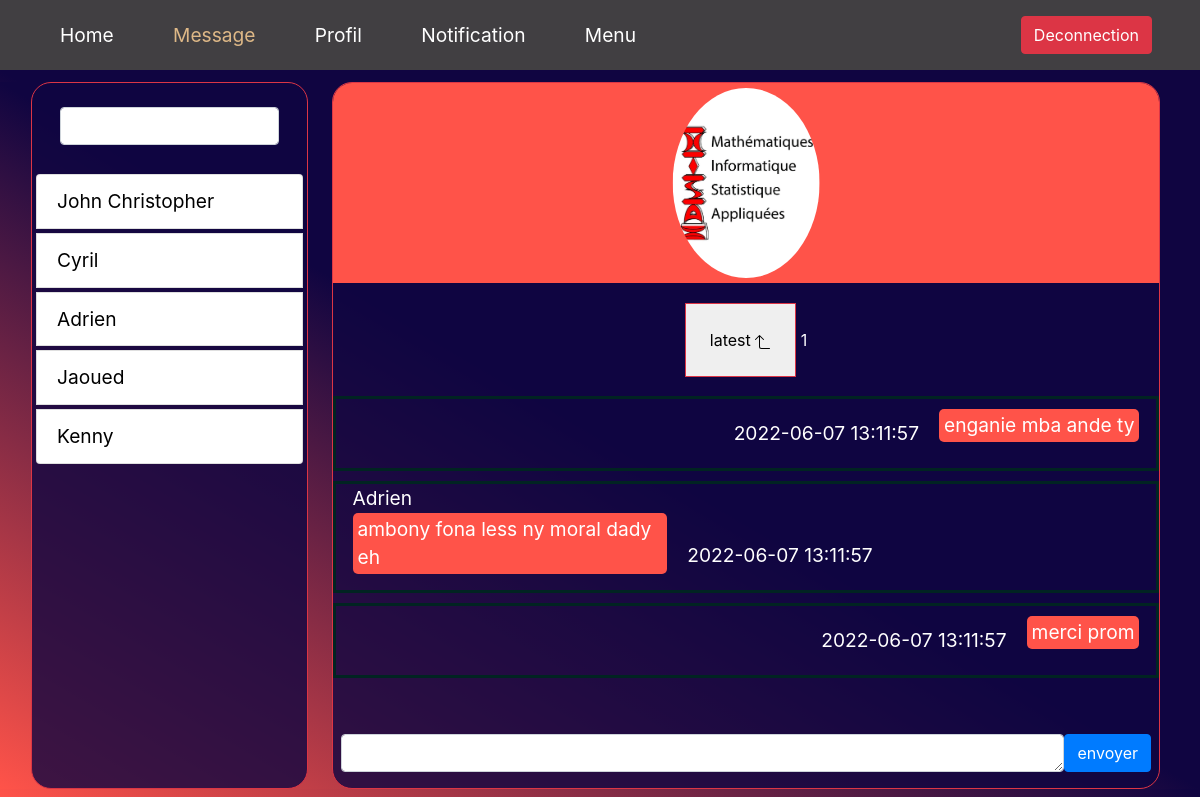
The app's page /index.php?page=Message (signed in), older data.
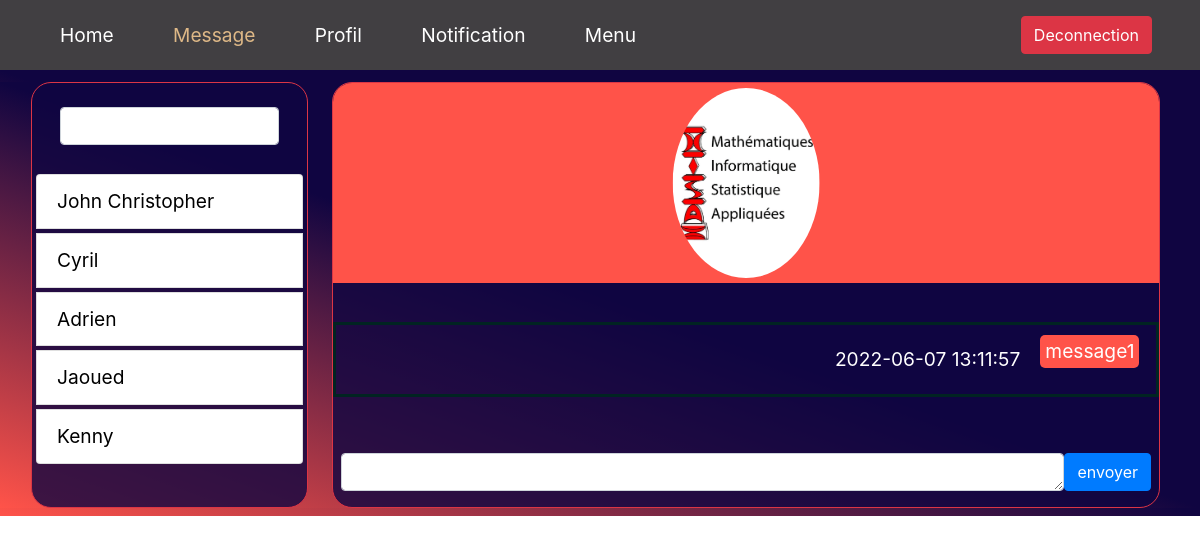
The same page, newer data.
### tables this page shows
CREATE TABLE IF NOT EXISTS `member`
(
    `id_member` INT PRIMARY KEY NOT NULL AUTO_INCREMENT,
    `member_firstname` VARCHAR(65) NOT NULL, 
	`member_lastname` VARCHAR(65) NOT NULL, 
	`member_pseudo` VARCHAR(20) NOT NULL,
    `member_birthdate` DATE NOT NULL, 
	`member_tel` CHAR(10),
    `member_password` CHAR(255) NOT NULL,
    `member_img` CHAR(255) DEFAULT '../assets/DB-img/profil/default.jpg'
);

CREATE TABLE IF NOT EXISTS `message`
(
    `id_message` INT PRIMARY KEY NOT NULL AUTO_INCREMENT,
    `message_content` VARCHAR(65) NOT NULL, 
    `message_date` DATETIME DEFAULT NOW(),
	`id_from` INT  NOT NULL 
);

### index.php (called while the page is built, shortened)
<?php
    include "_config/db.php";
    include_once "_classes/member.php";
if(!isset($_SESSION["UserId"]) || empty($_SESSION["UserId"])){
    if(isset($_GET["page"]) && !empty($_GET["page"]) && !isset($_POST["Deconnection"])){
        $page = "error";
        echo"errorrrrr";
    }
    else{
        $page = "login";
    }
}
else{
    include_once "_classes/message.php";
    if(isset($_GET["page"]) && !empty($_GET["page"])){
        $page = trim(strtolower($_GET["page"]));
    }
    else{
        $page = "home";
    }
}
    include_once "models/".$page."_model.php";
    include_once "views/".$page."_view.php";
?>

### _classes/member.php (called while the page is built, shortened)
<?php
class member
{
    static function getName($id){
        global $db;
        $reqMember = $db->prepare('SELECT member_firstname FROM member WHERE id_member=?');
        $reqMember->execute([$id]);
        return $reqMember->fetch(PDO::FETCH_OBJ);
    }
    static function getAllMember(){
        global $db;
        $reqMembers=$db->prepare('SELECT * FROM member');
        $reqMembers->execute([]);
        return $reqMembers->fetchAll(PDO::FETCH_OBJ);
    }
};

### models/message_model.php (called while the page is built, shortened)
<?php
    $countMessage = Message::getCountMessages();
    $messages = Message::getRecentMessages($indexMessage,$countMessage);
    $users = Member::getAllMember();
?>

### _classes/message.php (called while the page is built, shortened)
<?php
class message
{
    static function getRecentMessages($indexMessage ,$countMessage){
        global $db;
        $reqMessage = $db->prepare("SELECT * FROM `message` WHERE `id_message` BETWEEN ? AND ?  ;");
        $reqMessage->execute([$countMessage-($indexMessage*3)+1,$countMessage-(($indexMessage-1)*3)]);
        return ($reqMessage->fetchAll(PDO::FETCH_OBJ));
    }
    static function getCountMessages(){
        global $db;
        $reqMessage = $db->prepare("SELECT COUNT(*) FROM `message` ;");
        $reqMessage->execute([]);
        return $reqMessage->fetch()[0];
    }
};

### controllers/message_controller.php (called while the page is built, shortened)
<?php
    $indexMessage = $_SESSION["indexMessage"];
?>

### views/message_view.php (the view, shortened to what this page needs)
<!DOCTYPE html>
<html lang="en">
<head>
    <?php include_once "_shared/head.php";?>
</head>
<body>
    <?php include_once "_shared/header.php";?>
<div class="message py-2">
    <div class=" message mt-1">
        <div class="row mx-3">
            <div class="col-sm-3 pr-0 ">
                <div class="block1  border border-danger h-100 px-1">
                    <div class="input-box p-4">
                        <input type="text" class="form-control">
                    </div>
                    <div class="userConnected">
                        <ul class="list-group list-user">
                            <?php foreach ($users as $user): ?>
                            <li class="list-group-item "><?= $user->member_firstname?></li>
                            <?php endforeach;?>
                        </ul>
                    </div>
                </div>
            </div>
            <div class="col-sm-9 px-4  ">
                <div class="block2 border border-danger">
                    <div class=" p-4  mb-1 text-light message-embleme">
                        <img src="../assets/images/logo.jpg" alt="logo">
                    </div>
                    <div class="lastMessage text-center p-3">
                        <?php if(($countMessage-($indexMessage*3)+1)>=3) :?>
                        <form action="" method="post">
                            <button class="p-4 border border-danger" type="submit" name="latestMessage" value=".">
                                latest
                                <img src="../assets/icon/fleche.svg" alt="fleche">
                            </button>
                            <?= $indexMessage ?>
                        </form>
                        <?php endif ;?>
                    </div>
                    <ul class="message-conversation">
                        <?php foreach($messages as $message):?>
                        <li class=<?php Class_reconnaissance($message->id_from) ?> >
                            <div class="message_about">
                                <span><?php if(!is_me($message->id_from)){echo (Member::getName($message->id_from))->member_firstname;}  ?></span>
                                <p><?= $message->message_content ?></p>
                            </div>
                            <span class="message_time"><?= ($message->message_date) ?></span>
                        </li>
                        <?php endforeach ;?>
                    </ul>
                    <div class="lastMessage text-center p-3">
                    </div>
                    <div class="message-form form-group">
                        <form class="m-2" action="" method="post">
                            <div class="d-flex">
                                <textarea  class="form-control" type="text" name="message_content" id="message_content" cols="3" rows="1"></textarea>
                                <button type="submit" class="btn btn-primary" name="btn-message" >envoyer</button>
                            </div>
                        </form>
                    </div>
                </div>
            </div>
        </div>
    </div>
</div>
</body>
</html>

### views/_shared/head.php (shortened to what this page needs)
<link rel="stylesheet" href="../assets/styles/style.css">
<link rel="stylesheet" href="../assets/styles/css_bootstrap/bootstrap.css">

### views/_shared/header.php
<header class="header">
    <ul class="header_nav1">
        <li><a href="index.php?page=Home" <?php if($page=="home"){echo "class='pageOn'";}?> >Home</a></li>
        <li><a href="index.php?page=Message" <?php if($page=="message"){echo "class='pageOn'";}?>>Message</a></li>
        <li><a href="index.php?page=Profil" <?php if($page=="profil"){echo "class='pageOn'";}?>>Profil</a></li>
        <li><a href="index.php?page=Notification" <?php if($page=="notification"){echo "class='pageOn'";}?>>Notification</a></li>
        <li><a href="index.php?page=Menu" <?php if($page=="menu"){echo "class='pageOn'";}?>>Menu</a></li>
    </ul>
    <form action="" method="post">
        <button class="btn btn-danger" name="Deconnection">Deconnection</button>
    </form>
</header>

### _functions/message_function.php
<?php
    function is_me($authorID):bool{
        $booleen= ($authorID===$_SESSION['UserId']) ? true:false;
        return $booleen;
    }
    function Class_reconnaissance($authorID){
    if(is_me($authorID)){
        echo "message-me";
    }
    else{
        echo "message-other";
    }
}

### assets/styles/style.css (style rules this page uses)
* { margin:0; }
ul { list-style: none; padding: 0; }
li { list-style: none; font-size: 1.2rem; padding:0 2%; }
a { text-decoration: none !important; color:white !important; }
.pageOn { color:burlywood !important; }
.header { display:flex; justify-content: space-between; align-items: center; padding:16px 4vw; background: #413F42; color: #fff; }
header>ul { margin:0; }
.header_nav1 { width:50vw; display: flex; justify-content: space-between; }
.message { color:#fff; background-image:linear-gradient(to bottom left,#100541,#100541,#ff5349) ; }
.block1 ,.block2 { background: rgba(16, 5, 65, 0.801); border-radius: 20px; overflow: hidden; }
.list-user >li { color:black; margin-top: 5px; }
.message-embleme { width:100%; height: 200px; background: #ff5349; position:relative; }
.message-embleme img { height: 95%; border-radius: 50%; position: absolute; top:50%; left:50%; transform: translate(-50%,-50%); }
.message-conversation li { display: flex; margin:3px 0 10px 0; border:solid 3px rgb(1, 36, 34); }
.message-conversation div { display: flex; flex-direction: column; justify-content: center; max-width: 40%; }
.message-conversation p { background-color: #ff5349; border-radius: 5px; padding:2px 5px; }
.message_time { display: flex; flex-direction: column-reverse; margin: 20px; }
.message-me { flex-direction: row-reverse; }
.message-me p { background-color: #ff5349; }
.message-me span { text-align: end; }

Row changes from the older to the newer data that the page shows:
removed message: message_content "enganie mba ande ty", message_date "2022-06-07 13:11:57"
removed message: id_from.member_firstname "Adrien", message_content "ambony fona less ny moral dady eh", message_date "2022-06-07 13:11:57"
removed message: message_content "merci prom", message_date "2022-06-07 13:11:57"
now on this page (row edited): message: message_content "message1", message_date "2022-06-07 13:11:57"
Text that changed along with them:
$indexMessage: "1" → (not shown)
text no longer shown: "latest"
